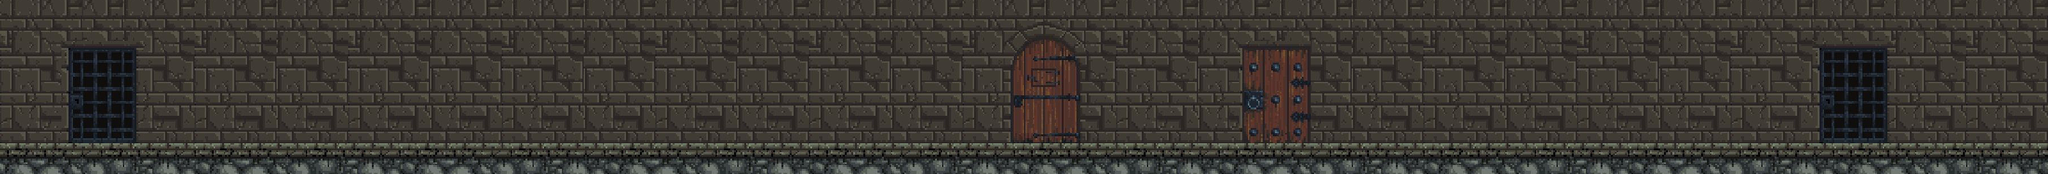

A level layout from a 2D game, rendered from its tile map. Below: a short description, then the map file with tile-grid data replaced by summaries:
An orthogonal 200x17 tile map with 16x16 px tiles, 3 tile layers (ground, background, door) and 5 objects.

<map version="1.2" tiledversion="1.3.0" orientation="orthogonal" renderorder="right-down" compressionlevel="0" width="200" height="17" tilewidth="16" tileheight="16" infinite="0" nextlayerid="11" nextobjectid="7">
 <tileset firstgid="1" source="../../World/Dungeon-Door.tsx" />
 <layer id="1" name="ground" width="200" height="17">
  <data>[3400 cells, 600 non-empty, 120 distinct tile ids]</data>
 </layer>
 <layer id="2" name="background" width="200" height="17">
  <data>[3400 cells, 2800 non-empty, 112 distinct tile ids]</data>
 </layer>
 <layer id="3" name="door" width="200" height="17">
  <data>[3400 cells, 326 non-empty, 246 distinct tile ids]</data>
 </layer>
 <objectgroup id="6" name="door-level-object" />
 <objectgroup id="7" name="door-hide-object">
  <object id="6" x="1937.5" y="69.5" width="112.5" height="154.5" />
 </objectgroup>
 <objectgroup id="8" name="door-area-object">
  <object id="3" x="2842.5" y="71.5" width="107" height="152" />
  <object id="4" x="106.5" y="75.5" width="108" height="147.5" />
 </objectgroup>
 <objectgroup id="9" name="chest-object">
  <object id="2" x="2248.5" y="172" width="65" height="57" />
 </objectgroup>
 <objectgroup id="10" name="ground-object">
  <object id="1" x="0" y="224" width="3200.09" height="48.0909" />
 </objectgroup>
</map>
